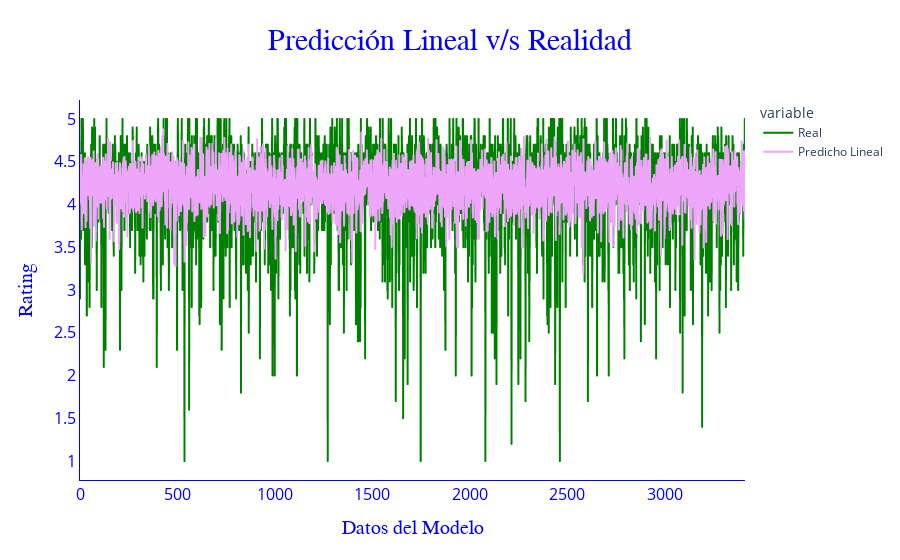

Notebook code cell kept with this figure:
### Code cell
# Voy a realizar un gráfico para ver la forma de mi función como curva. Probablemente esta no tenga mucho sentido, pero es para visualisarla mejor.

#Gráfico Realidad versus Predicción

# Crear gráfico de línea con Plotly Express
fig = px.line(x=range(len(real_prediction)),                                       # Eje X corresponde al número de datos
              y=[real_prediction['Real'], real_prediction['Predicho Lineal']],            # Fijo los valores de Y_real y Y_predicho
              labels={"y": "Rating", "x": "Datos del Modelo"},  # Asigno nombre a los ejes
              title="Predicción Lineal v/s Realidad",
              color_discrete_map={"Real": "green", "Predicho": "#EEA6FB"}          # Establecer colores para cada serie
              )

# Personalizar el diseño
fig.update_layout(title=dict(font=dict(size=30, color="blue", family="Arial"),
                             pad=dict(b=15, l=0, r=0, t=15), x=0.5),               # Espacio y centrado del titulo
                  xaxis=dict(title=dict(text="Datos del Modelo", font=dict(color="blue", size=20, family="Arial")),
                              showline=True, linewidth=1, linecolor='blue',
                              tickfont=dict(color='blue', size=16)),
                  yaxis=dict(title=dict(text="Rating", font=dict(color="blue", size=20, family="Arial")),
                              showline=True, linewidth=1, linecolor='blue',
                              tickfont=dict(color='blue', size=16)),
                  paper_bgcolor="white",
                  plot_bgcolor="white")

# Actualizar colores y leyenda
color_map = {"wide_variable_0": "green", "wide_variable_1": "#EEA6FB"}       # Asigno colores a la leyenda para que calcen con los de las lineas del px.line
for i, trace in enumerate(fig.data):
    trace.line.color = color_map.get(trace.name, "blue")                     # "blue" será el color predeterminado si el nombre no se encuentra en el mapa

# Cambiar nombres en la leyenda
fig.for_each_trace(lambda trace: trace.update(name="Real" if "wide_variable_0" in trace.name else "Predicho Lineal"))   # Con .update() estoy actualizando el nombre

# Mostrar el gráfico
fig.show()

### Figure 1 — Plotly figure (JSON) as saved in the notebook; plotly's stock layout.template omitted (floating-point values rounded to 4 significant figures; data arrays with more than 128 entries replaced by an {"elided": "..."} marker saying what was removed)
{"data": [{"hovertemplate": "variable=wide_variable_0<br>Datos del Modelo=%{x}<br>value=%{y}<extra></extra>", "legendgroup": "wide_variable_0", "line": {"color": "green", "dash": "solid"}, "marker": {"symbol": "circle"}, "mode": "lines", "name": "Real", "showlegend": true, "type": "scattergl", "x": {"elided": "3413 int values"}, "xaxis": "x", "y": {"elided": "3413 float values"}, "yaxis": "y"}, {"hovertemplate": "variable=wide_variable_1<br>Datos del Modelo=%{x}<br>value=%{y}<extra></extra>", "legendgroup": "wide_variable_1", "line": {"color": "#EEA6FB", "dash": "solid"}, "marker": {"symbol": "circle"}, "mode": "lines", "name": "Predicho Lineal", "showlegend": true, "type": "scattergl", "x": {"elided": "3413 int values"}, "xaxis": "x", "y": {"elided": "3413 float values"}, "yaxis": "y"}], "layout": {"legend": {"title": {"text": "variable"}, "tracegroupgap": 0}, "paper_bgcolor": "white", "plot_bgcolor": "white", "title": {"font": {"color": "blue", "family": "Arial", "size": 30}, "pad": {"b": 15, "l": 0, "r": 0, "t": 15}, "text": "Predicción Lineal v/s Realidad", "x": 0.5}, "xaxis": {"anchor": "y", "domain": [0, 1], "linecolor": "blue", "linewidth": 1, "showline": true, "tickfont": {"color": "blue", "size": 16}, "title": {"font": {"color": "blue", "family": "Arial", "size": 20}, "text": "Datos del Modelo"}}, "yaxis": {"anchor": "x", "domain": [0, 1], "linecolor": "blue", "linewidth": 1, "showline": true, "tickfont": {"color": "blue", "size": 16}, "title": {"font": {"color": "blue", "family": "Arial", "size": 20}, "text": "Rating"}}}}
